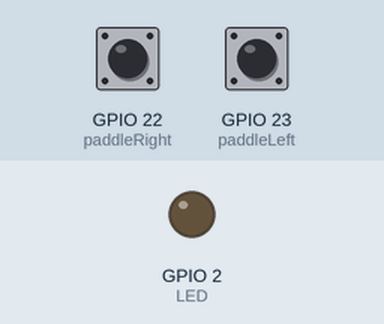
A sketch run on a simulated ESP32. Parts: output pins drawn as LEDs (lit = HIGH). The test bench sets the inputs (shaded band); at power-on: GPIO 22 (paddleRight) HIGH, GPIO 23 (paddleLeft) HIGH. What the sketch prints to the serial monitor is not drawn.

Above: at 2.2 s.
2.3 s: GPIO 22 (paddleRight) pulled LOW for 0.15 s
At 2.37 s:
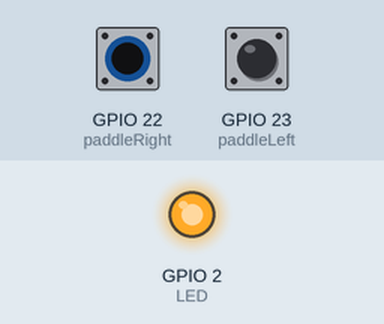
3.9 s: GPIO 23 (paddleLeft) pulled LOW for 0.15 s
At 4.4 s:
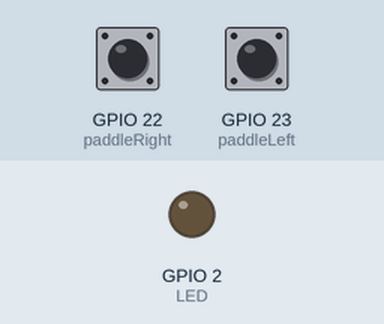
5.5 s: GPIO 22 (paddleRight) pulled LOW for 1 s
At 6.1 s:
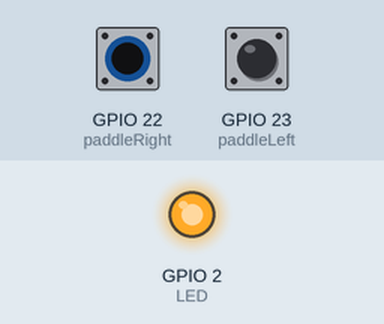
8.0 s: GPIO 23 (paddleLeft) pulled LOW for 1 s
At 10.0 s:
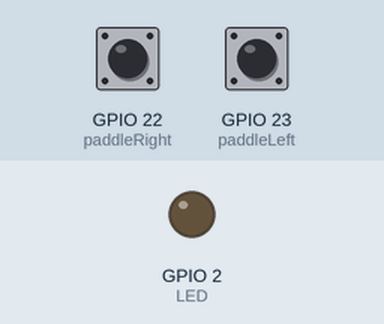
10.5 s: GPIO 23 (paddleLeft) pulled LOW for 3.2 s
At 11.1 s:
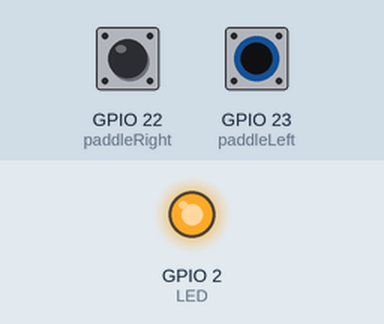
15.2 s: GPIO 22 (paddleRight) pulled LOW for 3.2 s
At 19.5 s:
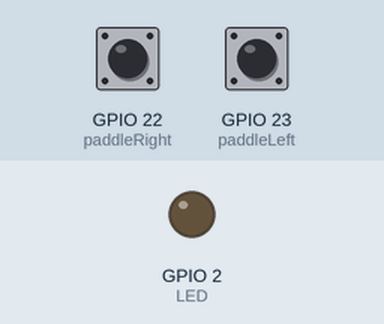
Timing chart, 0 to 20.9 s (numbered marks = the images above; inputs shaded):
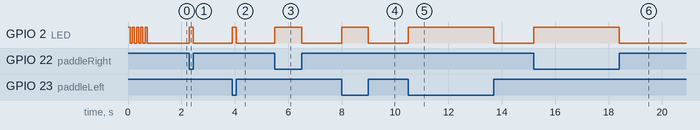

The sketch:

paddle_debug_ESP32.ino
```cpp
// Paddle Connection Debug Test — ESP32 version
// Sends raw MIDI Note bytes over UART0 (USB-to-serial) at 115200 baud.
// No external library needed — uses Serial.write() directly.
// Note: uses 115200 instead of standard MIDI 31250 baud because 31250 is
// unreliable on Linux with CP2102/CH340 USB-serial chips.
//
// cw-qso-sim reads these with:
//   --adapter esp32 --port /dev/ttyUSB0
//
// MIDI messages sent:
//   DIT press   : 0x90 0x3C 0x64  (NoteOn  ch1 note60 vel100)
//   DIT release : 0x80 0x3C 0x00  (NoteOff ch1 note60 vel0)
//   DAH press   : 0x90 0x3E 0x64  (NoteOn  ch1 note62 vel100)
//   DAH release : 0x80 0x3E 0x00  (NoteOff ch1 note62 vel0)
//
// ── Wiring (ESP32-DevKitC / WROOM-32) ────────────────────────────────────────
//
//   Paddle tip (DIT)  ──── GPIO 32 ──┐
//   Paddle tip (DAH)  ──── GPIO 33   │  other end of each tip → GND
//   Paddle ring       ──── GND       │
//
//   Built-in LED      ──── GPIO 2  (active HIGH on most DevKit boards)
//
// ── Pin notes ─────────────────────────────────────────────────────────────────
//
//   GPIO  6–11  Internal flash bus — NEVER use for I/O
//   GPIO  0     Strapping pin (boot mode) — avoid for paddle
//   GPIO  12    Strapping pin (flash voltage) — avoid for paddle
//   GPIO 32     Safe on all ESP32 variants, has internal pull-up
//   GPIO 33     Safe on all ESP32 variants, has internal pull-up
//
// ── Arduino IDE setup ─────────────────────────────────────────────────────────
//
//   Board        : "ESP32 Dev Module"  (Espressif Systems esp32 board package)
//   No library needed — raw Serial.write() only
//   Upload speed : 921600 (default)
//   After upload : close Serial Monitor before running cw-qso-sim

#define paddleLeft   23    // DIT — left  paddle tip → GND
#define paddleRight  22    // DAH — right paddle tip → GND
#define LED           2    // Onboard LED (active HIGH)

#define NOTE_DIT     60    // Middle C
#define NOTE_DAH     62    // D
#define VELOCITY    100

bool lastLeftState  = false;
bool lastRightState = false;

// Send a 3-byte MIDI NoteOn message
void midiNoteOn(byte note, byte velocity) {
  Serial.write(0x90);      // NoteOn, channel 1
  Serial.write(note);
  Serial.write(velocity);
}

// Send a 3-byte MIDI NoteOff message
void midiNoteOff(byte note) {
  Serial.write(0x80);      // NoteOff, channel 1
  Serial.write(note);
  Serial.write((byte)0);
}

void setup() {
  pinMode(paddleLeft,  INPUT_PULLUP);
  pinMode(paddleRight, INPUT_PULLUP);
  pinMode(LED, OUTPUT);

  // 115200 baud — reliable on Linux with CP2102/CH340.
  // (31250 MIDI baud is unreliable on Linux with these USB chips.)
  Serial.begin(115200);

  // 5 fast blinks → confirms sketch is running on the ESP32
  for (int i = 0; i < 5; i++) {
    digitalWrite(LED, HIGH);
    delay(80);
    digitalWrite(LED, LOW);
    delay(80);
  }

  delay(200);
}

void loop() {
  // INPUT_PULLUP: idle = HIGH, pressed (shorted to GND) = LOW
  bool leftPressed  = (digitalRead(paddleLeft)  == LOW);
  bool rightPressed = (digitalRead(paddleRight) == LOW);

  // LEFT (DIT) paddle state changed
  if (leftPressed != lastLeftState) {
    if (leftPressed) {
      midiNoteOn(NOTE_DIT, VELOCITY);
      digitalWrite(LED, HIGH);
    } else {
      midiNoteOff(NOTE_DIT);
      digitalWrite(LED, LOW);
    }
    lastLeftState = leftPressed;
    delay(10);    // debounce
  }

  // RIGHT (DAH) paddle state changed
  if (rightPressed != lastRightState) {
    if (rightPressed) {
      midiNoteOn(NOTE_DAH, VELOCITY);
      digitalWrite(LED, HIGH);
    } else {
      midiNoteOff(NOTE_DAH);
      digitalWrite(LED, LOW);
    }
    lastRightState = rightPressed;
    delay(10);    // debounce
  }

  delay(1);
}
```

Measured:
- after the input at 2.3 s, GPIO 2 (LED): LOW → HIGH at once, → LOW 0.15 s later
- after the input at 3.9 s, GPIO 2 (LED): LOW → HIGH at once, → LOW 0.15 s later
- after the input at 5.5 s, GPIO 2 (LED): LOW → HIGH at once, → LOW 1.0 s later
- after the input at 8.0 s, GPIO 2 (LED): LOW → HIGH at once, → LOW 1.0 s later
- after the input at 10.5 s, GPIO 2 (LED): LOW → HIGH at once, → LOW 3.2 s later
- after the input at 15.2 s, GPIO 2 (LED): LOW → HIGH at once, → LOW 3.2 s later
